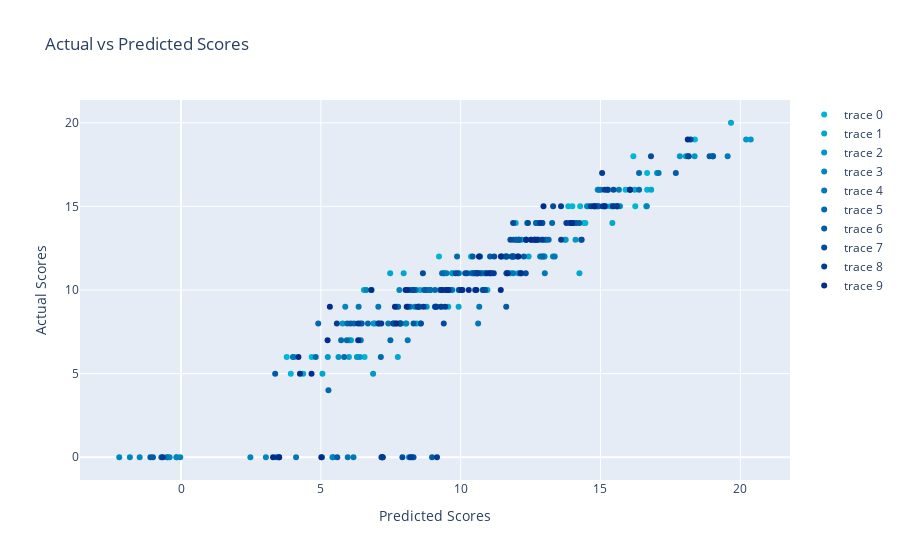

The notebook cell this image was saved under:
### Code cell
sampleChart.update_layout(
    title = "Actual vs Predicted Scores",
    xaxis_title = "Predicted Scores",
    yaxis_title = 'Actual Scores'
)
sampleChart.show()
